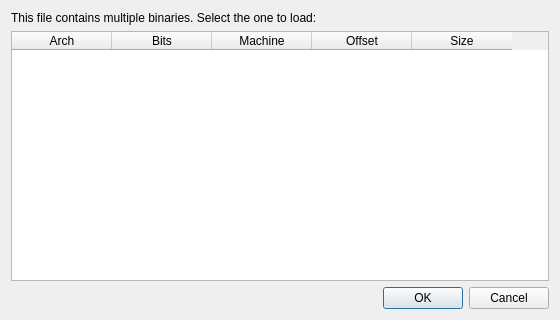
<?xml version="1.0" encoding="UTF-8"?>
<ui version="4.0">
 <class>SubBinarySelectorDialog</class>
 <widget class="QDialog" name="SubBinarySelectorDialog">
  <property name="geometry">
   <rect>
    <x>0</x>
    <y>0</y>
    <width>560</width>
    <height>320</height>
   </rect>
  </property>
  <property name="windowTitle">
   <string>Select Binary</string>
  </property>
  <layout class="QVBoxLayout" name="verticalLayout">
   <item>
    <widget class="QLabel" name="infoLabel">
     <property name="text">
      <string>This file contains multiple binaries. Select the one to load:</string>
     </property>
     <property name="wordWrap">
      <bool>true</bool>
     </property>
    </widget>
   </item>
   <item>
    <widget class="QTableWidget" name="binariesTable">
     <property name="editTriggers">
      <set>QAbstractItemView::NoEditTriggers</set>
     </property>
     <property name="selectionMode">
      <enum>QAbstractItemView::SingleSelection</enum>
     </property>
     <property name="selectionBehavior">
      <enum>QAbstractItemView::SelectRows</enum>
     </property>
     <attribute name="verticalHeaderVisible">
      <bool>false</bool>
     </attribute>
     <column>
      <property name="text">
       <string>Arch</string>
      </property>
     </column>
     <column>
      <property name="text">
       <string>Bits</string>
      </property>
     </column>
     <column>
      <property name="text">
       <string>Machine</string>
      </property>
     </column>
     <column>
      <property name="text">
       <string>Offset</string>
      </property>
     </column>
     <column>
      <property name="text">
       <string>Size</string>
      </property>
     </column>
    </widget>
   </item>
   <item>
    <widget class="QDialogButtonBox" name="buttonBox">
     <property name="standardButtons">
      <set>QDialogButtonBox::Cancel|QDialogButtonBox::Ok</set>
     </property>
    </widget>
   </item>
  </layout>
 </widget>
 <resources/>
 <connections/>
</ui>
